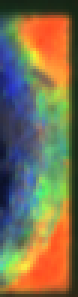
#> input picture test/image_00005.png, 26 x 99 px (shown 3 times larger)
$ python -i comprehensive_analysis.py   (imports and definitions only)
#> lines starting #> are read from the running program, lines starting #| are printed output that depends on the picture; after the words box and inside, x2 and y2 are one past the last pixel; in counts of white or black regions, pixels touching at a corner belong together
#> further down, picture is the input picture: shape (99, 26, 3); mean B, G, R 80.4, 112.3, 122.9
"""
종합 솔더 페이스트 검출 분석 스크립트
===========================================
모든 가능한 영상처리 방법을 시도하고, 라벨(보라색 윤곽선)과 비교하여
IoU(Intersection over Union) 점수로 정량 평가합니다.

사용법: python comprehensive_analysis.py
"""

import cv2 as cv
import numpy as np
import os
import json
import time
from collections import OrderedDict

# ============================================================
# 설정
# ============================================================
TEST_DIR = "test"
LABEL_DIR = "test_label"
OUTPUT_DIR = "analysis_results"

# [1 line not run here, left out]


# ============================================================
# 유틸리티 함수
# ============================================================
# [553 lines left out: functions calc_iou, calc_dice, calc_precision_recall, clean_mask, extract_ground_truth, save_comparison and 34 more, not called in this run]


def method_watershed(img):
    """Watershed 세그멘테이션"""
    gray = cv.cvtColor(img, cv.COLOR_BGR2GRAY)
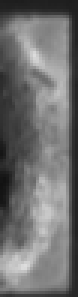
#> gray: shape (99, 26) (shown 3 times larger); min 18, max 221, mean 111.8
    blurred = cv.GaussianBlur(gray, (5, 5), 0)

    # Otsu로 초기 전경/배경 분리
    _, thresh = cv.threshold(blurred, 0, 255, cv.THRESH_BINARY + cv.THRESH_OTSU)
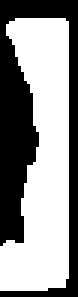
#> thresh: shape (99, 26) (shown 3 times larger); 56.4% white; 1 black region, box (x1, y1, x2, y2) and area: (0, 0, 26, 99) 1121

    # 노이즈 제거
    kernel = np.ones((3, 3), np.uint8)
    opening = cv.morphologyEx(thresh, cv.MORPH_OPEN, kernel, iterations=2)
#> opening: shape (99, 26); 56.2% white; 1 black region, box (x1, y1, x2, y2) and area: (0, 0, 26, 99) 1128

    # 확실한 배경
    sure_bg = cv.dilate(opening, kernel, iterations=3)
#> sure_bg: shape (99, 26); 83.4% white; 3 black regions (1 under 20 px), largest, box (x1, y1, x2, y2) and area: (0, 16, 9, 78) 343, (0, 0, 26, 4) 81

    # 확실한 전경
    dist_transform = cv.distanceTransform(opening, cv.DIST_L2, 5)
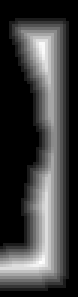
#> dist_transform: shape (99, 26) float32 (shown 3 times larger); min 0, max 9.2, mean 2.25; drawn with min black and max white
    _, sure_fg = cv.threshold(dist_transform, 0.5 * dist_transform.max(), 255, 0)
#> sure_fg: shape (99, 26) float32; 22.6% white; 1 white region, box (x1, y1, x2, y2) and area: (0, 10, 19, 93) 583
    sure_fg = np.uint8(sure_fg)

    # 미확인 영역
    unknown = cv.subtract(sure_bg, sure_fg)
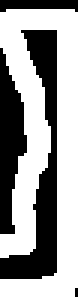
#> unknown: shape (99, 26) (shown 3 times larger); 60.8% white; 4 black regions (1 under 20 px), largest, box (x1, y1, x2, y2) and area: (0, 10, 19, 93) 583, (0, 16, 9, 78) 343, (0, 0, 26, 4) 81

    # 마커
    _, markers = cv.connectedComponents(sure_fg)
    markers = markers + 1
    markers[unknown == 255] = 0
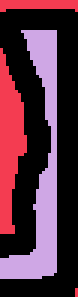
#> markers: shape (99, 26) int32 (shown 3 times larger); 3 distinct labels, from 0 to 2; one colour per label, 0 black

    # Watershed
    markers = cv.watershed(img, markers)
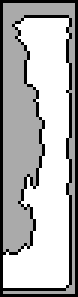
#> markers: shape (99, 26) int32 (shown 3 times larger); min -1, max 2, mean 1.09; drawn with min black and max white

    # 마커에서 마스크 생성 (경계=-1 제외, 배경=1 제외)
    mask = np.zeros(img.shape[:2], dtype=np.uint8)
    mask[markers > 1] = 255
    return mask


# [1266 lines left out: functions method_watershed_blue, method_grabcut, method_grabcut_blue_init, method_mean_shift, method_local_variance, method_multi_channel_vote and 18 more, not called in this run]


# [2 lines not run here, left out]

>>> import cv2
>>> picture = cv2.imread('test/image_00005.png')
>>> result = method_watershed(picture)
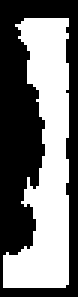
#> result: shape (99, 26) (shown 3 times larger); 45.5% white; 1 white region, box (x1, y1, x2, y2) and area: (1, 6, 23, 96) 1170
